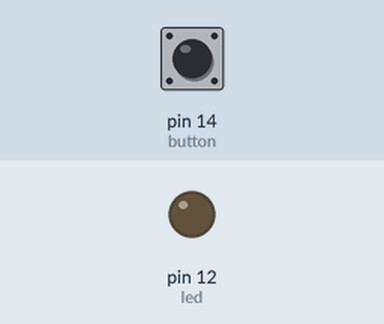
Simulated run of this program. Board: MicroPython board. Shown: output pins drawn as LEDs (lit = HIGH). Inputs (shaded band) come from the test bench; at power-on: pin 14 (button) HIGH.

Above: at 1.2 s.
1.3 s: pin 14 (button) pulled LOW for 3.2 s
At 5.3 s:
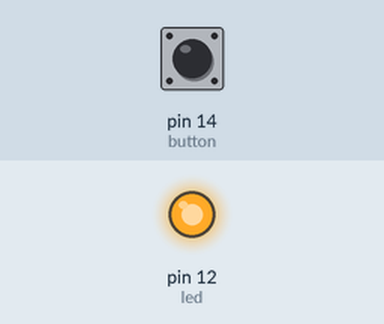
6.0 s: pin 14 (button) pulled LOW for 0.15 s
At 6.6 s:
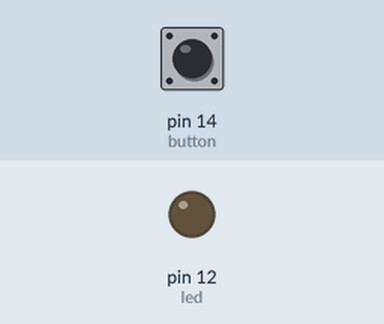
Timing chart, 0 to 9.0 s (numbered marks = the images above; inputs shaded):
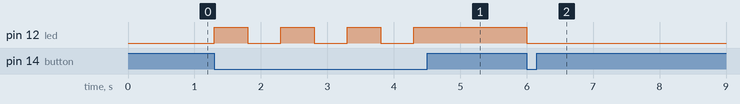

Measured:
- after the input at 1.3 s, pin 12 (led): alternates HIGH for 0.50 s and LOW for 0.50 s, 7 changes in all, then stays HIGH, starting at once
- after the input at 6.0 s, pin 12 (led): HIGH → LOW at once

The program:

toggleled.py
```python
from machine import Pin
from time import sleep

led = Pin(12, Pin.OUT)
button = Pin(14, Pin.IN, Pin.PULL_UP)


def led_toggle():
    led.value(not led.value())
    pass


def main():
    while True:
        if not button.value():
            led_toggle()
            sleep(0.5)
    pass


if __name__ == '__main__':
    main()
```
